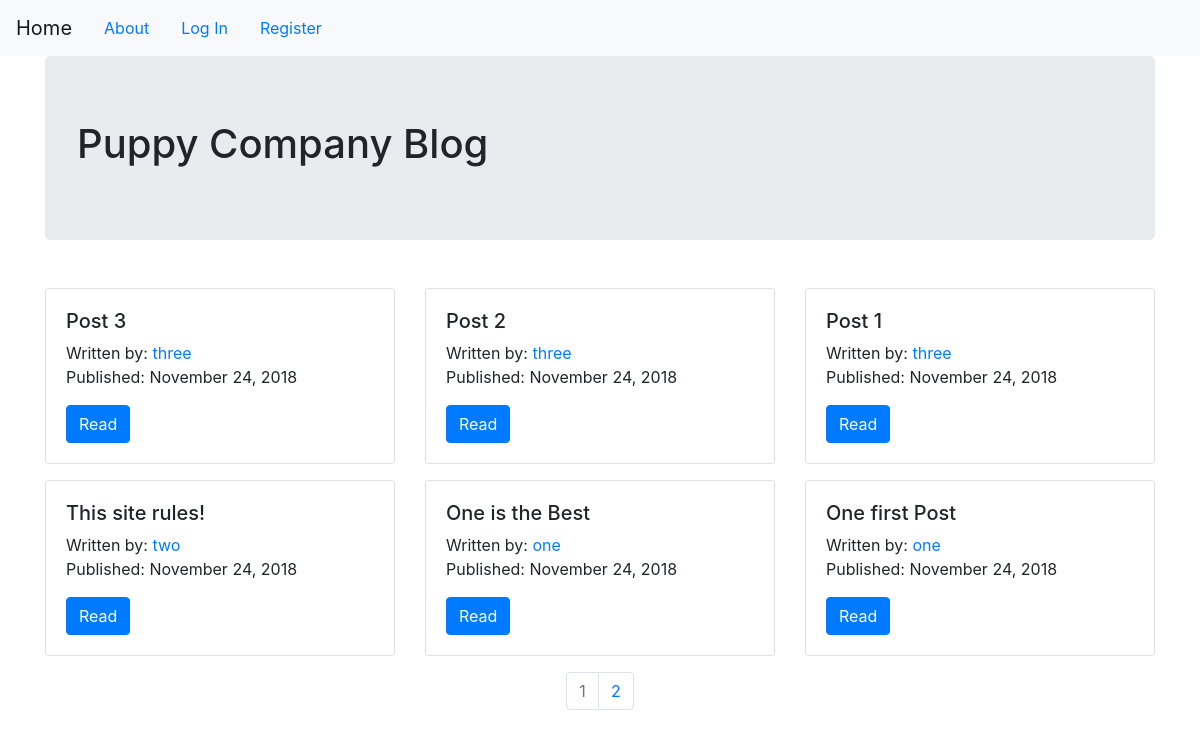
Before: / with the older database file.
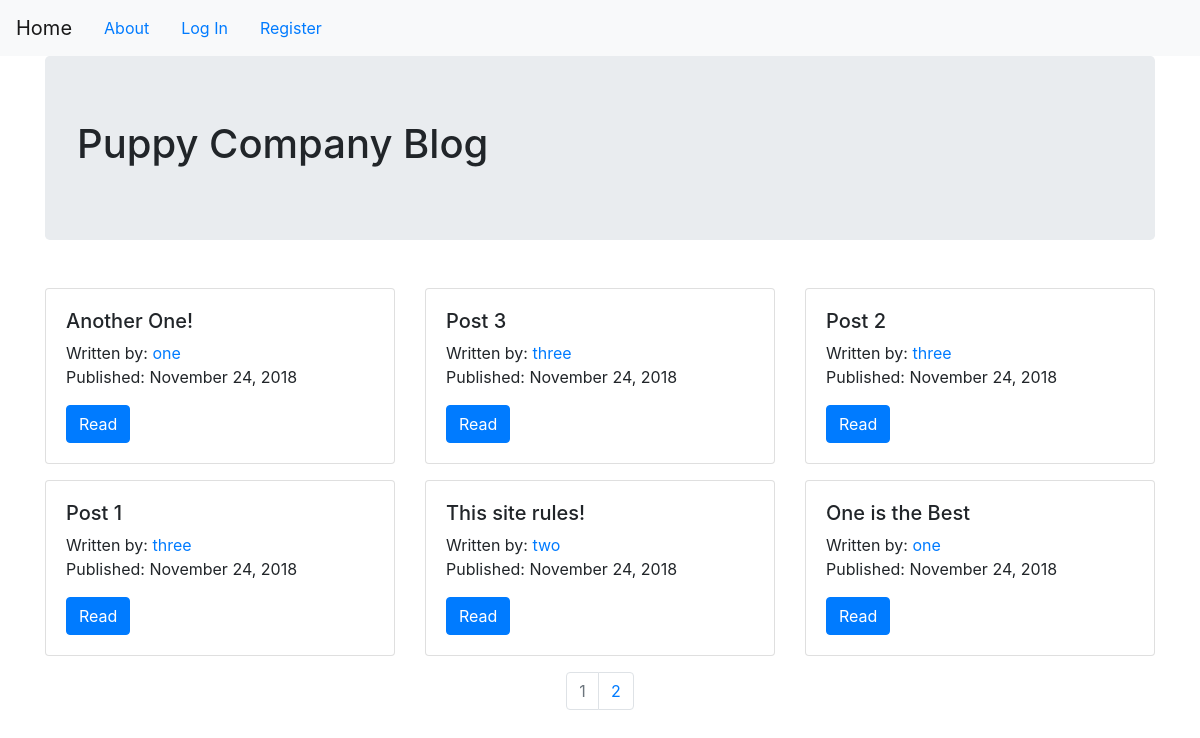
After: the same page with the newer database file.
### puppycompanyblog/models.py (models this page shows, shortened)
class BlogPost(db.Model):
    __tablename__ = 'blog_posts'
    id = db.Column(db.Integer,primary_key=True)
    user_id = db.Column(db.Integer,db.ForeignKey('users.id'),nullable=False)
    date = db.Column(db.DateTime,nullable=False,default=datetime.utcnow)
    title = db.Column(db.String(140),nullable=False)
    text = db.Column(db.Text,nullable=False)
    user = db.relationship(User)

class User(db.Model,UserMixin):
    __tablename__ = 'users'
    id = db.Column(db.Integer,primary_key=True)
    profile_image = db.Column(db.String(64),nullable=False,default='default_profile.png')
    email = db.Column(db.String(64),unique=True,index=True)
    username = db.Column(db.String(64),unique=True,index=True)
    password_hash = db.Column(db.String(128))
    posts = db.relationship('BlogPost',backref='author',lazy=True)

### puppycompanyblog/core/views.py (the view)
@core.route('/')
def index():
    page = request.args.get('page', 1, type=int)
    blog_posts = BlogPost.query.order_by(BlogPost.date.desc()).paginate(page=page, per_page=6)
    return render_template('index.html',blog_posts=blog_posts)

### puppycompanyblog/templates/index.html
{% extends 'base.html' %}
{% block content %}
  <div class="jumbotron">
    <h1>Puppy Company Blog</h1>
  </div>
  {% if blog_posts.pages > 0 %}
    <div class="row form-group">
      {% for post in blog_posts.items %}
        {% if (loop.index - 1) % 3 == 0 %}
          </div>
          <div class="row form-group">
        {% endif %}
        <div class="col-sm-4">
          <div class="card">
            <div class="card-body">
              <h5><a class="card-title">{{post.title}}</a></h5>
              Written by: <a href="{{url_for('users.user_posts',username=post.author.username)}}">{{post.author.username}}</a>
              <p>Published: {{post.date.strftime('%B %d, %Y')}}</p>
              <a href="{{url_for('blog_posts.blog_post',blog_post_id=post.id)}}" class="btn btn-primary">Read</a>
            </div>
          </div>
        </div>
      {% endfor %}
    </div>
  {% endif %}
  <nav aria-label="Page">
    <ul class="pagination justify-content-center">
      {% for page_num in blog_posts.iter_pages(left_edge=1,right_edge=1,left_current=1,right_current=2) %}
        {% if blog_posts.page == page_num %}
          <li class="page-item disabled"><a class="page-link" href="#">{{page_num}}</a></li>
        {% else %}
          <li class="page-item"><a class="page-link" href="{{url_for('core.index',page=page_num)}}">{{page_num}}</a></li>
        {% endif %}
      {% endfor %}
    </ul>
  </nav>
{% endblock %}

Changed rows visible on the page:
no longer on this page (row unchanged): BlogPost: title "One first Post", author.username "one", date "November 24, 2018"
added BlogPost: title "Another One!", author.username "one", date "November 24, 2018"
